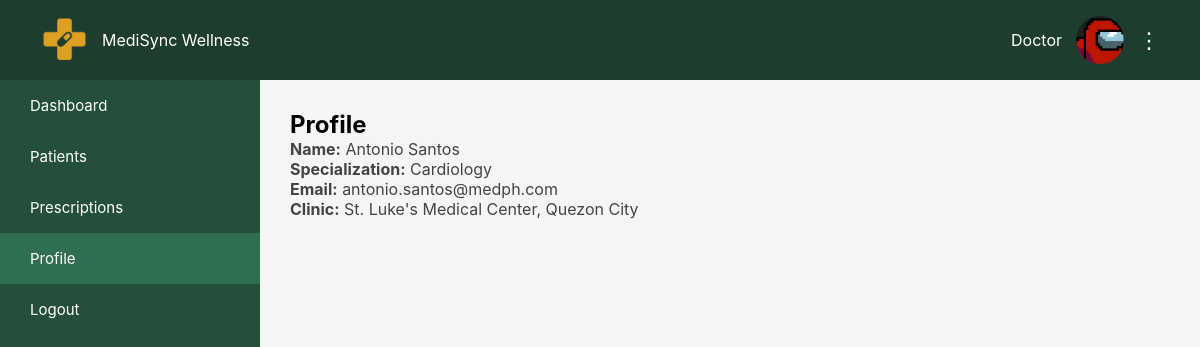
Page /backend/DISTRIBUTE_TO_APPROPRIATE_FILES/doctor/profile.php on the committed database.
### tables this page shows
CREATE TABLE IF NOT EXISTS `doctor` (
  `doctorID` int(11) NOT NULL AUTO_INCREMENT,
  `firstName` text NOT NULL,
  `lastName` text NOT NULL,
  `password` varchar(255) NOT NULL,
  `specialization` text NOT NULL,
  `licenseNumber` int(11) NOT NULL,
  `email` text NOT NULL,
  `clinicAddress` text NOT NULL,
  `status` enum('active','pending') NOT NULL DEFAULT 'pending',
  PRIMARY KEY (`doctorID`)
);

### backend/DISTRIBUTE_TO_APPROPRIATE_FILES/doctor/profile.php (the view, shortened to what this page needs)
<?php
include('../includes/db_connect.php');
$doc = $conn->query("SELECT * FROM doctor WHERE doctorID = 1")->fetch_assoc();
?>
    <div class="card">
        <h2>Profile</h2>
        <p><strong>Name:</strong> <?= htmlspecialchars($doc['firstName'].' '.$doc['lastName']) ?></p>
        <p><strong>Specialization:</strong> <?= htmlspecialchars($doc['specialization']) ?></p>
        <p><strong>Email:</strong> <?= htmlspecialchars($doc['email']) ?></p>
        <p><strong>Clinic:</strong> <?= htmlspecialchars($doc['clinicAddress']) ?></p>
    </div>
<?php
include('doctor_standard.php');

### frontend/css/patient/layout_standard.css (style rules this page uses)
* { margin: 0; padding: 0; box-sizing: border-box; font-family: "Inter", sans-serif; }
body { display: flex; background: #f5f5f5; }
.content p { font-size: 16px; color: #444; }

### rows in the picture
doctor: firstName+lastName "Antonio Santos", specialization "Cardiology", email "antonio.santos@medph.com", clinicAddress "St. Luke's Medical Center, Quezon City"

### other values in the picture
$user_name "Doctor"
$label "Dashboard"
$label "Patients"
$label "Prescriptions"
$label "Profile"
